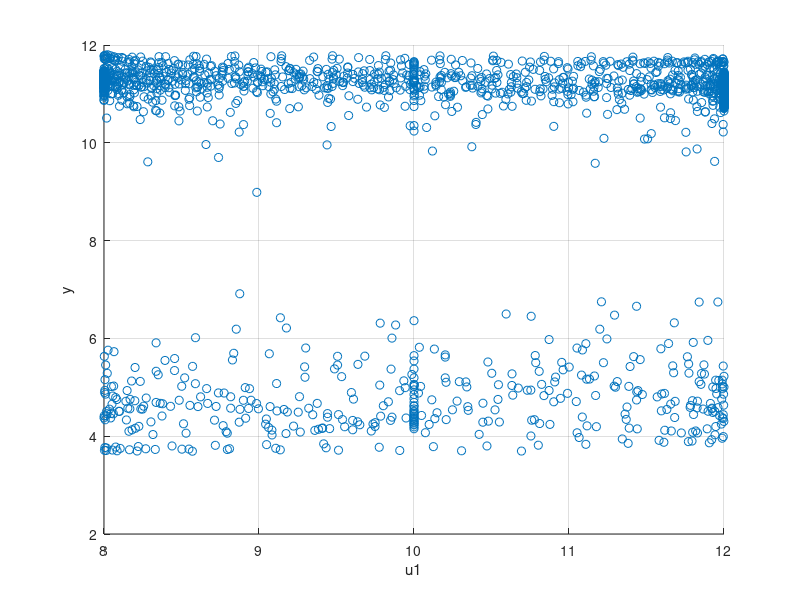
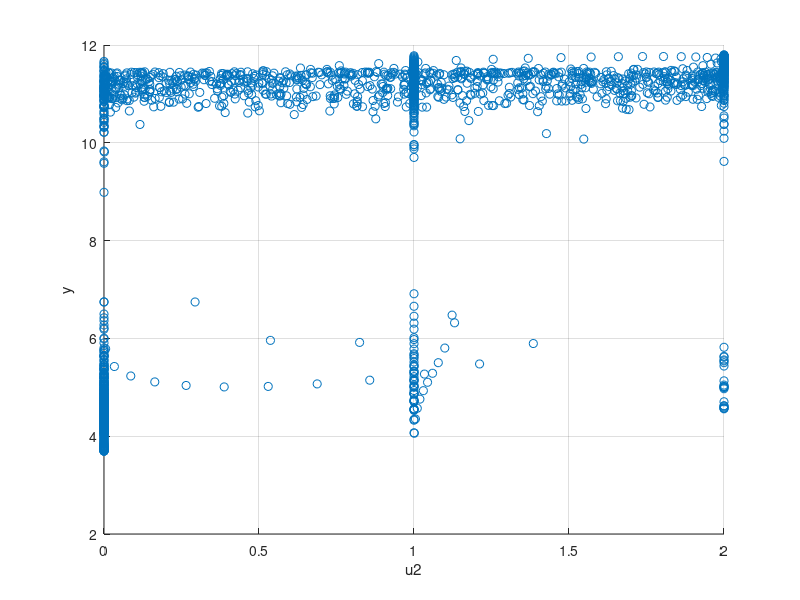
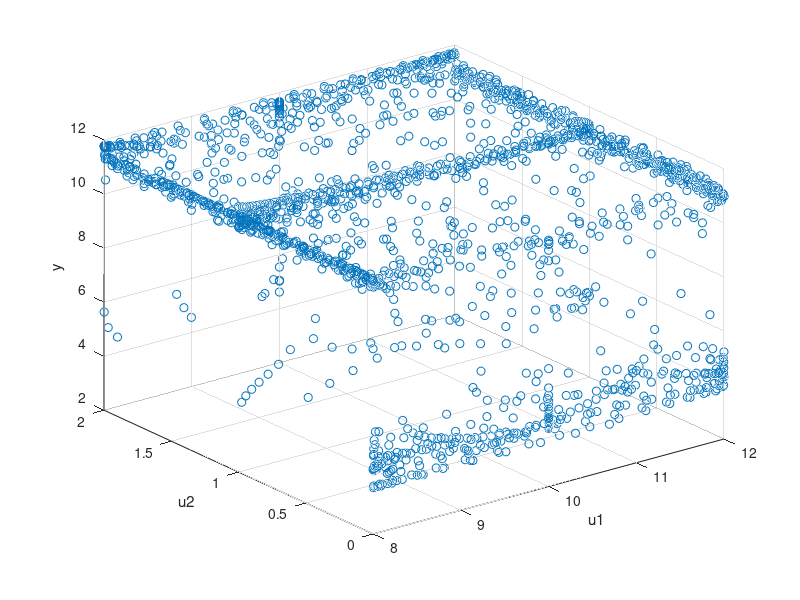

Write MATLAB code to recreate these figures, in order. (Note: this script raises an error after producing the figures.)
clc; clear; close all;

%% setup
A=importdata("pHdata.dat");
%data Columns
timeSteps=A(:,1);
u1=A(:,2);  %input
u2=A(:,3);  %input
y=A(:,4);   %output

figure()
scatter(u1,y)
xlabel('u1')
ylabel('y')
grid on
figure()
scatter(u2,y)
xlabel('u2')
ylabel('y')
grid on
figure()
scatter3(u1,u2,y)
xlabel('u1')
ylabel('u2')
zlabel('y')
% normalizing data
u1 = (u1 - min(u1)) / (max(u1) - min(u1));
u2 = (u2 - min(u2)) / (max(u2) - min(u2));
y = (y - min(y)) / (max(y) - min(y));

U=[ones(size(y)),u1,u2];

%% Least square
x = [u1 , u2];
X=[ones(size(y))];
theta=zeros(9,4);
for n=1:4
    X=[X,x.^n];

    for i=1:2*n+1
        LS=lsqr(X,y);
        theta(i,n)=(LS(i,1));
    end
    intercept=theta(1,n);
    slope11=theta(2,n);
    slope21=theta(3,n);
    slope12=theta(4,n);
    slope22=theta(5,n);
    slope13=theta(6,n);
    slope23=theta(7,n);
    slope14=theta(8,n);
    slope24=theta(9,n);
    yFit = intercept + slope11*u1 + slope21*u2 + slope12*u1.^2 + slope22*u2.^2 ...
          + slope13*u1.^3 + slope23*u2.^3 + slope14*u1.^4 + slope24*u2.^4;
    e_LS = y - yFit;
    %plot
    figure(4)
    subplot(2,2,n)
    scatter3(u1,u2,yFit)
    hold on
    scatter3(u1,u2,y,'filled')
    title( num2str(n),'order')
    xlabel('u1')
    ylabel('u2')
    zlabel('y')
    legend('Fitted', 'Data')

    figure(5)
    subplot(2,2,n)
    plot(e_LS)
    title( num2str(n),'order')
    xlabel('Sample Index')
    ylabel('Residual')
    grid on

end

%% forgetting factor
n=0;

for lambda = 0.09:0.05:0.99
    n=n+1;

    theta = zeros(size(U,2),1);
    P = eye(size(U,2)) / lambda;
    
    for i=1:length(y)
        u_i = U(i,:)';
        y_predict = u_i'*theta;
        e = y(i) - y_predict;
        K = P*u_i/(lambda + u_i'*P*u_i);
        theta = theta + K*e;
        P = (P - K*u_i'*P)/lambda;
    end

% error
intercept=theta(1);
slope_u1=theta(2);
slope_u2=theta(3);
yFit_ff = intercept + slope_u1*u1 + slope_u2*u2;
e_ff = y - yFit_ff;
figure(6)
subplot(10,2,n)
plot(e_ff)
grid on
title('\lambda=',num2str(lambda))
end
%% sliding window
window_size=1000;
step_size=1;

num_points=length(y);
num_windows = floor((num_points - window_size) / step_size) + 1;
intercept_sw = zeros(num_windows,1);
slope1_sw = zeros(num_windows,1);
slope2_sw = zeros(num_windows,1);
e_sw = zeros(num_windows,window_size);

for i=1:num_windows
    Start = (i-1) * step_size + 1;
    End = Start + window_size - 1;
    u1_inWindow = u1(Start:End);
    u2_inWindow = u2(Start:End);
    y_inWindow = y(Start:End);

    U_window = [ones(size(y_inWindow)),u1_inWindow,u2_inWindow];
    theta_window = pinv(U_window) * y_inWindow;
    intercept_sw(i)=theta_window(1);
    slope1_sw(i)=theta_window(2);
    slope2_sw(i)=theta_window(3);

    yFit_window = U_window * theta_window;
    e_sw(i,:) = y_inWindow - yFit_window ;
end

%plot
figure(7)
for i=1:num_windows
    Start = (i-1) * step_size + 1;
    End = (i-1) * step_size + window_size ;
    u1_inWindow = u1(Start:End);
    u2_inWindow = u2(Start:End);

    yFit_sw = intercept_sw(i) + slope1_sw(i)*u1_inWindow + slope2_sw(i)*u2_inWindow;
    scatter3(u1,u2,y,'filled','k')
    hold on
    plot3(u1_inWindow,u2_inWindow,yFit_sw)

end
figure(8)
plot(e_sw)
grid on


%% RLS sliding window
window_size=1000;
step_size=1;

num_points=length(y);
intercept_swR = zeros(num_windows,1);
slope1_swR = zeros(num_windows,1);
slope2_swR = zeros(num_windows,1);
e_swR = zeros(num_windows,window_size);

for i = 1 : num_points - window_size + 1
    Start = (i-1) * step_size + 1;
    End = Start + window_size - 1;
    u1_inWindow = u1(Start:End);
    u2_inWindow = u2(Start:End);
    y_inWindow = y(Start:End);

    P = eye(3);
    theta_window = zeros (3,1);
    window_errors = zeros(1,window_size);

    for j =1:window_size
        u=[1; u1_inWindow(j); u2_inWindow(j)];
        e = y_inWindow(j) - u' * theta_window;
        K = (P*u) / (1 + u'*P*u);
        theta_window= theta_window +  K*e ;
        P = P - K*u'*P;
        window_errors(j) = e;
    end

    e_swR(i,:) = window_errors;

end

%plot
figure(9)
for i=1:num_windows
    Start = (i-1) * step_size + 1;
    End = (i-1) * step_size + window_size ;
    u1_Window = u1(Start:End);
    u2_Window = u2(Start:End);
    yFit_swR = intercept_swR(i) + slope1_swR(i)*u1_Window + slope2_swR(i)*u2_Window;
    plot3(u1_Window,u2_Window,yFit_swR)
    hold on
end
scatter3(u1,u2,y,'filled','b')

figure(10)
plot(e_swR)
grid on
